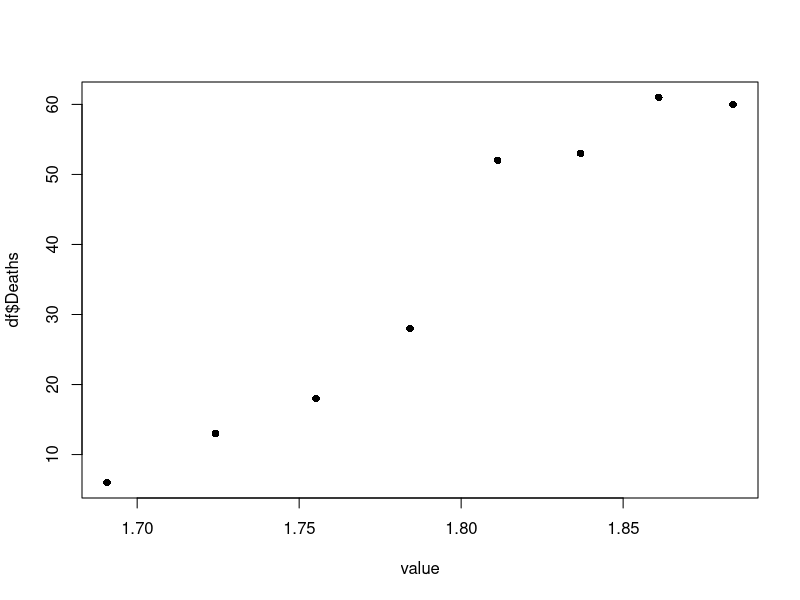

Generate this figure with R:
# Load data 
data <- cbind(c(1.6907, 59, 6),
              c(1.7242, 60, 13),
              c(1.7552, 62, 18),
              c(1.7842, 56, 28),
              c(1.8113, 63, 52),
              c(1.8369, 59, 53),
              c(1.8610, 62, 61),
              c(1.8839, 60, 60))

# Create dataframe
df <- as.data.frame(t(data))
colnames(df) <- c("Dose", "Insects", "Deaths")
df

# Get dose values
value <- df$Dose

# Fit model (deaths vs survivors)
model <- glm(cbind(df$Deaths, df$Insects-df$Deaths) ~ value, family=binomial)

# Predict
predicted <- predict(model, data.frame(value=1.8), type='response')

# Print
cat("Probabilidad de que el escarabajo muera: ", predicted)

summary(model)

# Plot
new_data <- data.frame(Dose = seq(min(df$Dose), max(df$Dose), len=8))
pred_value <- predict(model, new_data, type='response')
plot(value, df$Deaths, pch=16)
lines(new_data$Dose, pred_value, col='red', lwd=2)